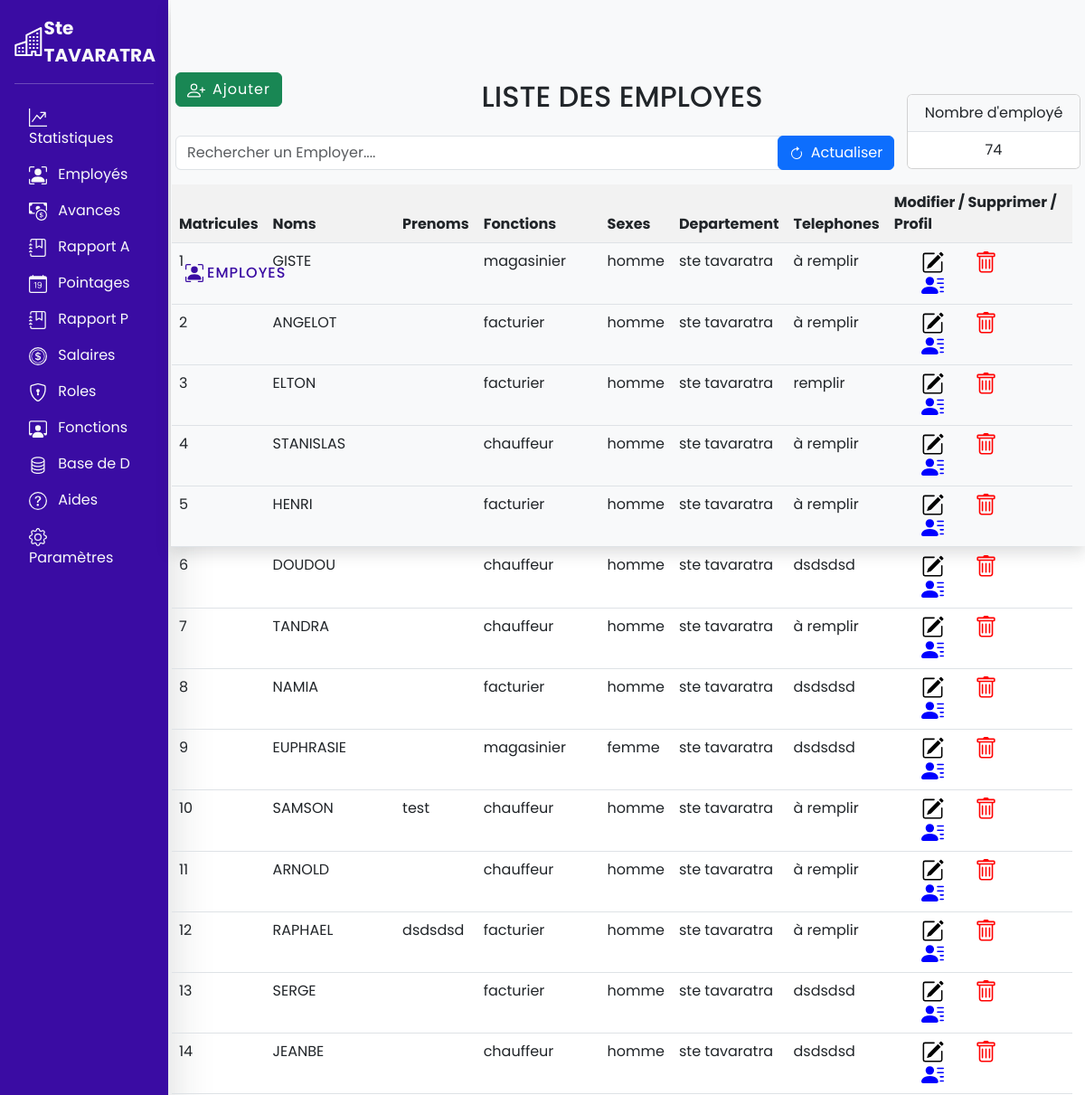
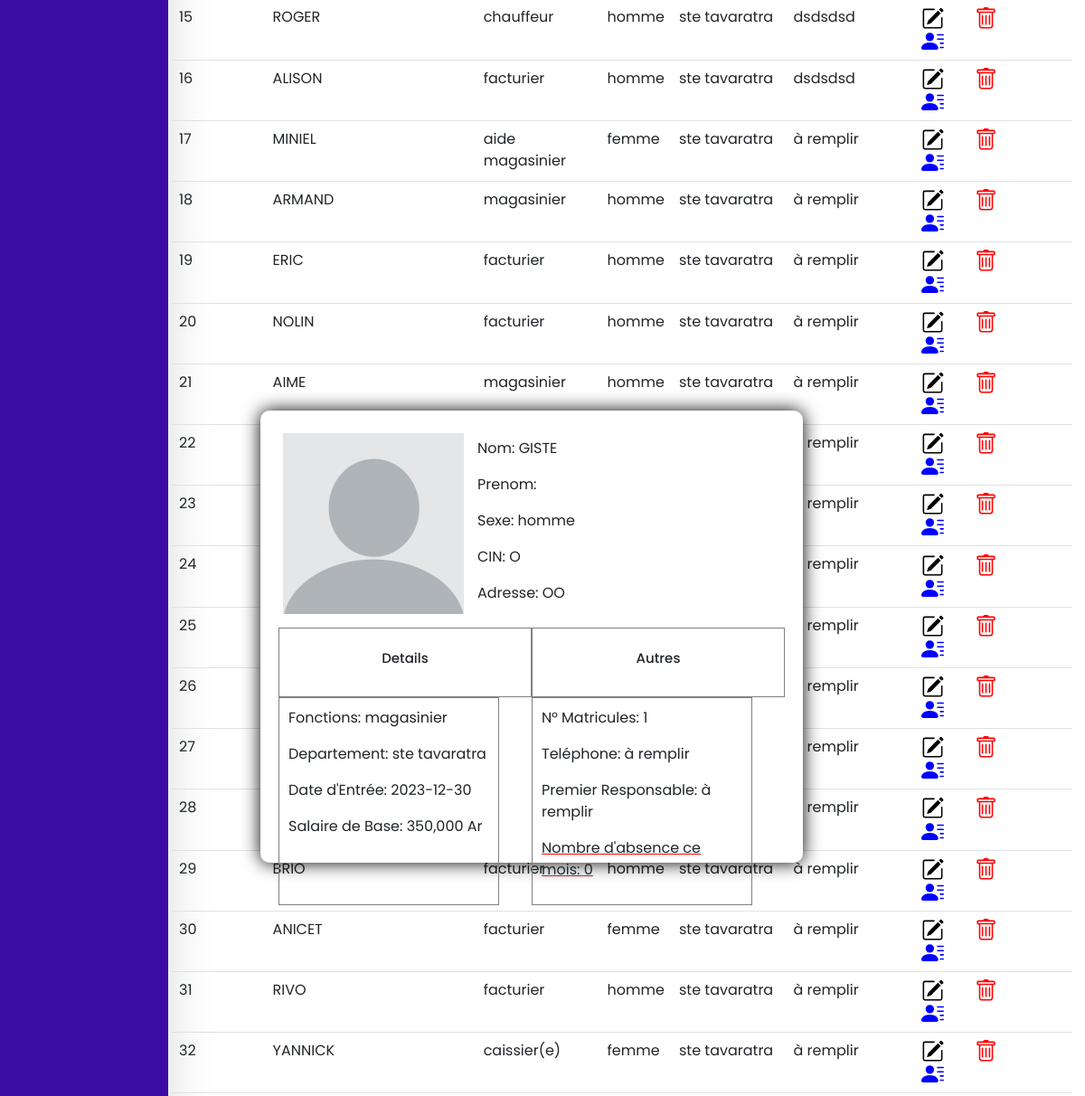
Before: /php/pages/listeemployer.php?worker_id=1 (signed in, upper part) with the older database file (2 pictures, top to bottom).
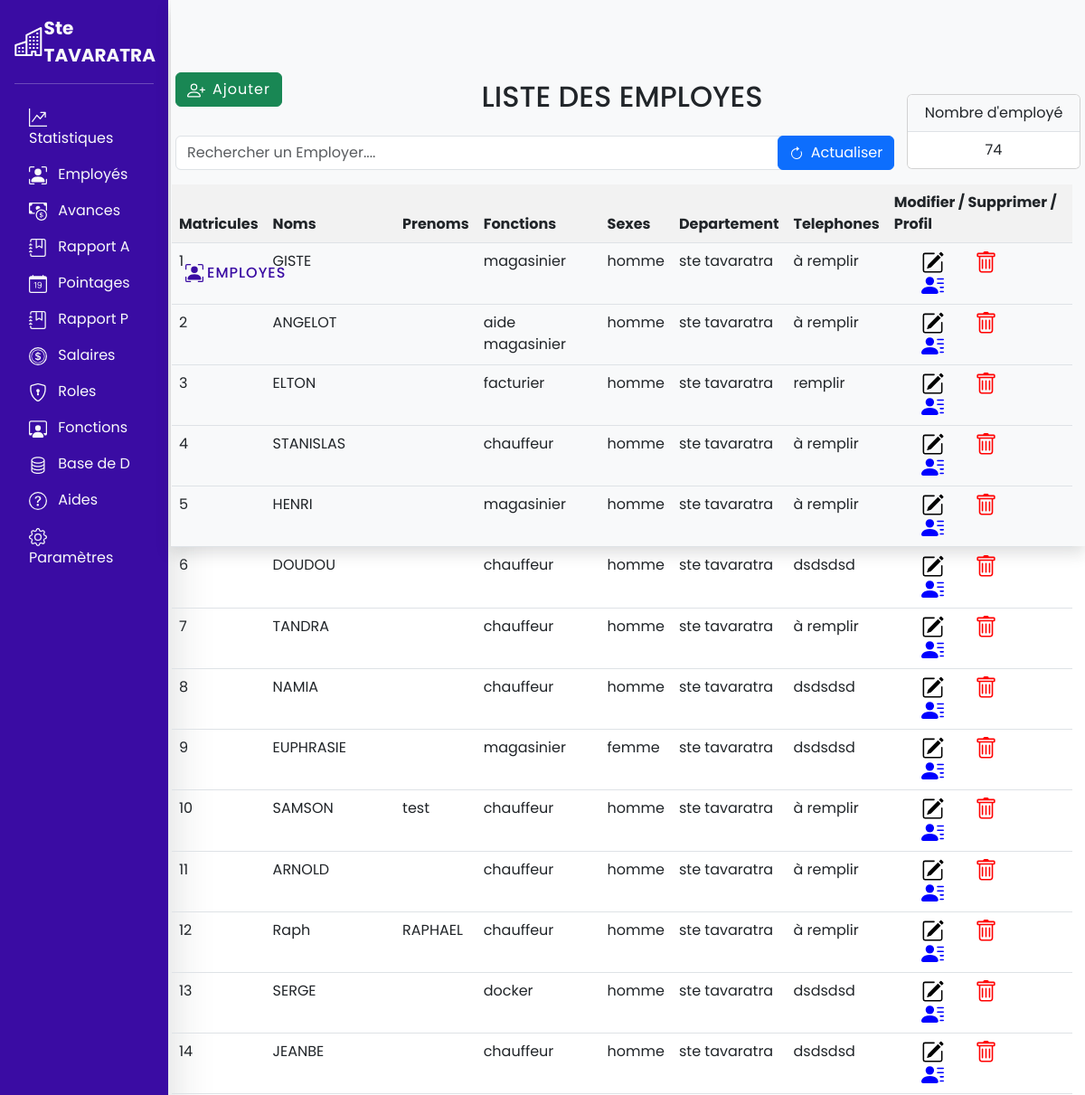
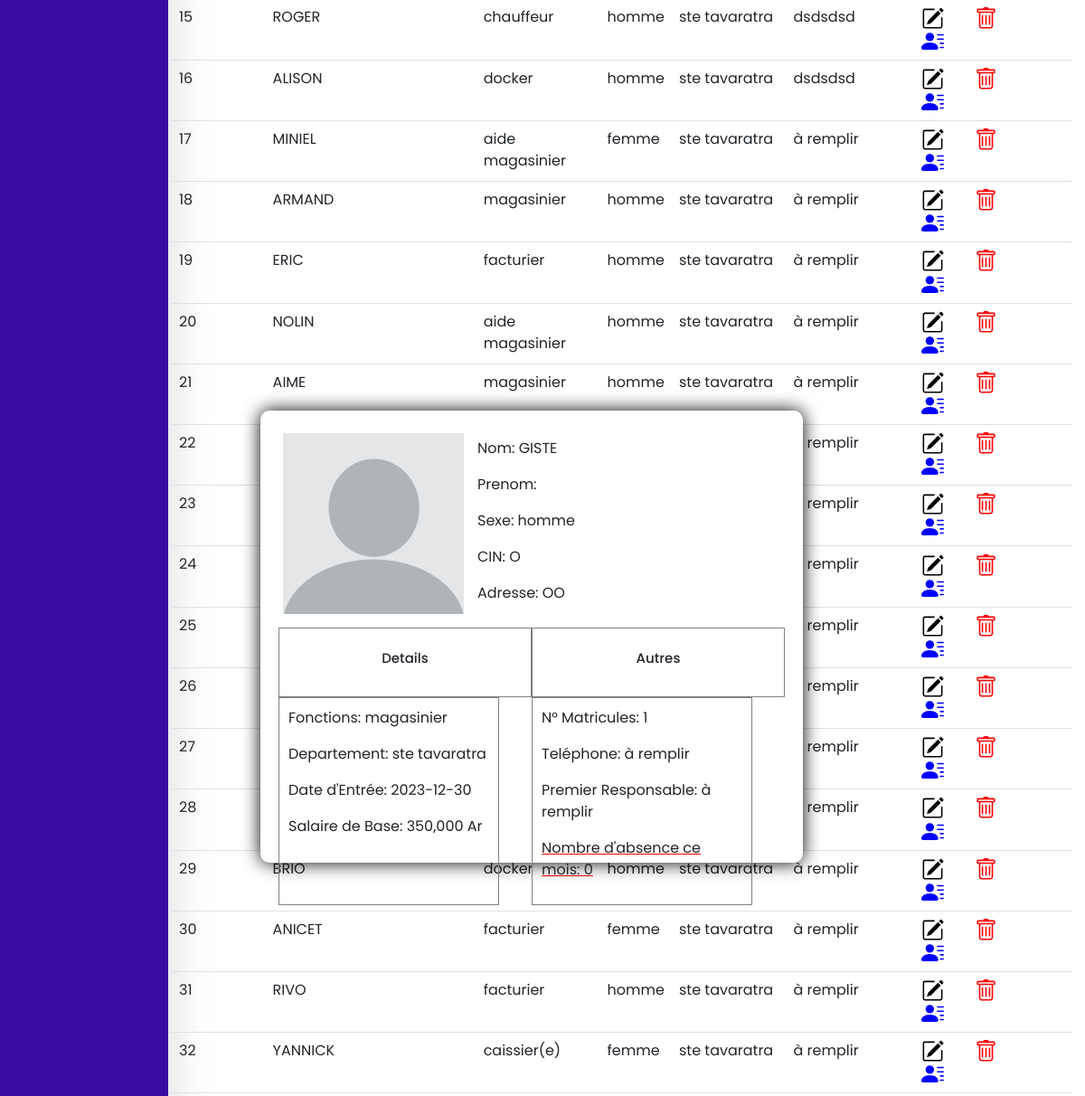
After: the same page with the newer database file (2 pictures, top to bottom).
### tables this page shows
CREATE TABLE `workers` (
  `w_id` int(11) NOT NULL AUTO_INCREMENT,
  `name` varchar(100) NOT NULL,
  `firstname` varchar(100) NOT NULL,
  `id_fonction` varchar(100) NOT NULL,
  `cin` varchar(255) NOT NULL,
  `adresse` varchar(100) NOT NULL,
  `origine` varchar(100) NOT NULL,
  `responsable` varchar(100) NOT NULL,
  `contact` varchar(100) NOT NULL,
  `image` varchar(255) NOT NULL,
  `id_depart` int(255) NOT NULL,
  `date_entree` varchar(100) NOT NULL,
  `sexe` varchar(50) NOT NULL,
  `date_ajout` varchar(50) NOT NULL,
  `salaire_base` int(11) NOT NULL,
  PRIMARY KEY (`w_id`)
);

CREATE TABLE `fonctions` (
  `id` int(11) NOT NULL AUTO_INCREMENT,
  `name_fonction` varchar(50) NOT NULL,
  PRIMARY KEY (`id`)
);

CREATE TABLE `departements` (
  `id` int(11) NOT NULL AUTO_INCREMENT,
  `name_depart` varchar(100) NOT NULL,
  PRIMARY KEY (`id`)
);

### php/class/DynamicLinks.php (called while the page is built, shortened)
<?php
class DynamicLinks {
    private function getPageLink() {
        return substr($_SERVER['PHP_SELF'], 28, strlen($_SERVER['PHP_SELF']));
    }
    public function matchLink($link){
         return false;
    }
}

### php/class/Workers.php (called while the page is built, shortened)
<?php
class Workers
{
    private $host = '127.0.0.1';
    private $db = 'tavaratra';
    private $user = 'root';
    private $pdo = null;
    public function connect()
    {
        return new PDO('mysql:host=' . $this->host . ';dbname=' . $this->db . ';', $this->user, '');
    }
    public function getPdo()
    {
        if ($this->pdo == null) {
            $this->pdo = $this->connect();
        }
        return $this->pdo;
    }
    public function listOfWorker()
    {
        $query = $this->getPdo()
            ->prepare("SELECT * FROM workers JOIN fonctions ON fonctions.id=workers.id_fonction JOIN departements ON departements.id=workers.id_depart");
        $query->execute();
        return $query->fetchAll();
    }
    public function showWorkerInfo()
    {
        if (isset($_GET['worker_id'])) {
            $w_id = $_GET['worker_id'];
            $query = $this->getPdo()
                ->prepare('SELECT * FROM workers JOIN fonctions ON fonctions.id=workers.id_fonction JOIN departements ON departements.id=workers.id_depart WHERE workers.w_id = ?');
            $query->execute([$w_id]);
            return $query->fetch();
        }
    }
    protected function getWorkerId()
    {
        if (isset($_GET['worker_id'])) {
            return $_GET['worker_id'];
        }
    }
        public function getNumberOfWorkers() {
            $query = $this->getPdo()
            ->prepare('SELECT COUNT(w_id) as nbrW FROM workers');
            $query->execute();
            return $query->fetch();
        }
}

### php/class/Pointage.php (called while the page is built, shortened)
<?php
class Pointage extends Workers {
     public function newNbrOfAbsence() {
        $date = date('Y-m');
        $query = Parent::getPdo()
        ->prepare("SELECT nbr_absence FROM absences WHERE id_worker = ? AND date_ab LIKE '{$date}%'");
        $query->execute([Parent::getWorkerId()]);
        if($query->rowCount() > 0){
            return $query->fetch()['nbr_absence'];
        }else {
            return 0;
        }
     }
}

### php/pages/listeemployer.php (the view, shortened to what this page needs)
<?php
require '../class/Workers.php';
require '../class/Pointage.php';
$wrkrs = new Workers();
$ptg = new Pointage();
?>
<!DOCTYPE html>
<html lang="en">
<head>
    <link rel="stylesheet" href="../../assets/css/bootstrap.min.css">
</head>
<body>
    <nav>
        <?php include '../sections/navbars.php' ?>
        <div class="plaque bg-light shadow d-flex align-items-center justify-content-left p-3">
            <h5 class="fs-6 mt-2  c ls">EMPLOYES</h5>
        </div>
        <div id="left-cont" class="container body">
            <h2 class="text-center mt-2">LISTE DES EMPLOYES</h2>
            <div class="p-3 w-75 list">
                <input type="text" class="form-control" placeholder="Rechercher un Employer...." id="searchField">
                <button class="btn btn-primary  refresh"> Actualiser</button>
                <a id="ajouter" href="ajouterunemployer.php" class="btn btn-success ls">Ajouter</a>
            </div>
            <div class="container" style="height: 72.5vh; overflow: auto;" id="table-container">
                <table class="table">
                    <thead>
                        <tr>
                            <th>Matricules</th>
                            <th>Noms</th>
                            <th>Prenoms</th>
                            <th>Fonctions</th>
                            <th>Sexes</th>
                            <th>Departement</th>
                            <th>Telephones</td>
                            <th>Modifier / Supprimer / Profil</th>
                        </tr>
                    </thead>
                    <tbody id="workersList">
                        <?php foreach ($wrkrs->listOfWorker() as $worker): ?>
                            <tr>
                                <td>
                                    <?= $worker['w_id'] ?>
                                </td>
                                <td>
                                    <?= $worker['name'] ?>
                                </td>
                                <td>
                                    <?= $worker['firstname'] ?>
                                </td>
                                <td>
                                    <?= $worker['name_fonction'] ?>
                                </td>
                                <td>
                                    <?= $worker['sexe'] ?>
                                </td>
                                <td>
                                    <?= $worker['name_depart'] ?>
                                </td>
                                <td>
                                    <?= $worker['contact'] ?>
                                </td>
                                <td><a href='modifieremployer.php?worker_id=<?= $worker['w_id'] ?>'></a> <span class="supbtn" onclick="confirmer(<?= $worker['w_id'] ?>)"></span><a href='listeemployer.php?worker_id=<?= $worker['w_id'] ?>'></a>
                                </td>
                            </tr>
                        <?php endforeach ?>
                    </tbody>
                </table>
            </div>
        </div>
        <div class="card text-center" style="width: 12rem;">
            <ul class="list-group list-group-flush">
                <li class="list-group-item bg-light">Nombre d'employé</li>
                <li class="list-group-item">
                    <?= $wrkrs->getNumberOfWorkers()['nbrW'] ?>
                </li>
            </ul>
        </div>
        <?php if (isset($_GET['worker_id'])): ?>
            <div class="popUp">
                <div class="header">
                    <div class="sary">
                        <img src="../images/<?= $wrkrs->showWorkerInfo()['image'] ?>" alt="">
                    </div>
                    <div class="anarana">
                        <p>Nom:
                            <?= $wrkrs->showWorkerInfo()['name'] ?>
                        </p>
                        <p>Prenom:
                        </p>
                        <p>Sexe:
                            <?= $wrkrs->showWorkerInfo()['sexe'] ?>
                        </p>
                        <p>CIN:
                            <?= $wrkrs->showWorkerInfo()['cin'] ?>
                        </p>
                        <p>Adresse:
                            <?= $wrkrs->showWorkerInfo()['adresse'] ?>
                        </p>
                    </div>
                </div>
                <div class="footer">
                    <div class="left-info">
                        <div class="title">
                            <h3>Details</h3>
                        </div>
                        <div class="body">
                            <p>Fonctions:
                                <?= $wrkrs->showWorkerInfo()['name_fonction'] ?>
                            </p>
                            <p>Departement:
                                <?= $wrkrs->showWorkerInfo()['name_depart'] ?>
                            </p>
                            <p>Date d'Entrée:
                                <?= $wrkrs->showWorkerInfo()['date_entree'] ?>
                            </p>
                            <p>Salaire de Base:
                                <?= number_format($wrkrs->showWorkerInfo()['salaire_base']) ?> Ar
                            </p>
                        </div>
                    </div>
                    <div class="right-info">
                        <div class="title">
                            <h3>Autres</h3>
                        </div>
                        <div class="body">
                            <p>N° Matricules:
                                <?= $wrkrs->showWorkerInfo()['w_id'] ?>
                            </p>
                            <p>Teléphone:
                                <?= $wrkrs->showWorkerInfo()['contact'] ?>
                            </p>
                            <p>Premier Responsable:
                                <?= $wrkrs->showWorkerInfo()['responsable'] ?>
                            </p>
                            <p style="text-decoration:underline red;">Nombre d'absence ce mois:
                                <?=$ptg->newNbrOfAbsence()?>
                            </p>
                        </div>
                    </div>
                </div>
            <?php endif ?>
        </div>
</body>
</html>

### php/sections/navbars.php (shortened to what this page needs)
<?php
require '../class/DynamicLinks.php';
$link = new DynamicLinks();
?>
<main >
  <div class="d-flex flex-column flex-shrink-0 p-3  shadow-lg" style="width: 15.5%; height: 100vh;background-color:#3A0CA3;">
    <a href="/" class="d-flex align-items-center mb-3 mb-md-0 me-md-auto link-dark text-decoration-none">
      <span class="fs-5 fw-bold text-light">Ste TAVARATRA</span>
    </a>
    <hr>
    <ul class="nav nav-pills flex-column mb-auto">
      <li class="nav-item">
        <a href="../../index.php" class="nav-link <?php if($link->matchLink(' ')){echo 'active';}else{echo 'link-light';}?>" aria-current="page">
          Statistiques
        </a>
      </li>
      <li>
        <a href="listeemployer.php" class="nav-link <?php if($link->matchLink('listeemployer.php')){echo 'active';}else{echo 'link-light';}?>">
          Employés
        </a>
      </li>
      <li>
        <a href="avance.php" class="nav-link <?php if($link->matchLink('avance.php')){echo 'active';}else{echo 'link-light';}?>">
          Avances
        </a>
      </li>
      <li>
        <a href="afficherAvance.php" class="nav-link <?php if($link->matchLink('afficherAvance.php')){echo 'active';}else{echo 'link-light';}?>">
          Rapport A
        </a>
      </li>
      <li>
        <a href="pointage.php" class="nav-link <?php if($link->matchLink('pointage.php')){echo 'active';}else{echo 'link-light';}?>">
          Pointages
        </a>
      </li>
      <li>
        <a href="afficherPointage.php" class="nav-link <?php if($link->matchLink('afficherPointage.php')){echo 'active';}else{echo 'link-light';}?>">
          Rapport P
        </a>
      </li>
      <li>
        <a href="salaires.php" class="nav-link <?php if($link->matchLink('salaires.php')){echo 'active';}else{echo 'link-light';}?> ">
          Salaires
        </a>
      </li>
      <li>
        <a href="roles.php" class="nav-link <?php if($link->matchLink('roles.php')){echo 'active';}else{echo 'link-light';}?>">
          Roles
        </a>
      </li>
      <li>
        <a href="fonction.php" class="nav-link  <?php if($link->matchLink('fonction.php')){echo 'active';}else{echo 'link-light';}?>">
          Fonctions
        </a>
      </li>
      <li>
        <a href="database.php" class="nav-link <?php if($link->matchLink('database.php')){echo 'active';}else{echo 'link-light';}?>">
          Base de D
        </a>
      </li>
      <li>
        <a href="aides.php" target="__blank" class="nav-link link-light">
          Aides
        </a>
      </li>
      <li>
        <a href="parameter.php" class="nav-link <?php if($link->matchLink('parameter.php')){echo 'active';}else{echo 'link-light';}?>">
          Paramètres
        </a>
      </li>
    </ul>
</main>

### php/sections/font.php (style rules this page uses)
* { font-family: 'Poppins', sans-serif; }

### php/pages/listeemployer.php (style rules this page uses)
#table-container thead th { position: sticky; top: 0; z-index: 100; background-color: hsl(0, 0%, 95%); }
td>a { padding: 0 30px 0 30px; }
.popUp { width: 50%; height: 500px; border: solid; position: absolute; top: 24%; left: 24%; background-color: antiquewhite; z-index: 100; border-radius: 10px; background-color: white; border: none; box-shadow: 0px 0px 20px black; transition: .3s all ease-in-out; display: grid; padding: 20px; grid-template-rows: 1fr 1fr; font-family: system-ui, -apple-system, BlinkMacSystemFont, 'Segoe UI', Roboto, Oxygen, Ubuntu, Cantarell, 'Open Sans', 'Helvetica Neue', sans-serif; }
.header { display: grid; grid-template-columns: 1fr 3fr; }
.anarana { padding: 10px; }
.footer { display: grid; grid-template-columns: 1fr 1fr; border-radius: 5px; }
.footer>div { display: grid; grid-template-rows: 1fr 3fr; }
.footer>div .title { border: solid .1px grey; display: flex; align-items: center; justify-content: center; }
.footer>div .body { border: solid .1px grey; padding: 10px; }
h3 { font-size: 15px; line-height: 10px; }
.sary { width: 100%; height: 100%; padding: 5px; }
.sary img { width: 200px; height: 200px; }
.card { position: absolute; top: 6.5rem; right: 5px; }
#left-cont { position: absolute; top: 5rem; right: -10px; }
body { overflow: hidden; }
.refresh { position: absolute; top: 4.38rem; right: 13.8rem; }
.plaque { width: 84.25%; height: 8.7vh; position: absolute; top: 0; right: 0; }
.ls { letter-spacing: 1px; }
#ajouter { position: absolute; top: 0; }
.c { color: #3A0CA3; }
.body { width:87%; }

### php/sections/navbars.php (style rules this page uses)
hr { color: white; }

Changed rows visible on the page:
changed workers "ANGELOT": id_fonction.name_fonction "facturier" → "aide magasinier"
changed workers "HENRI": id_fonction.name_fonction "facturier" → "magasinier"
changed workers "NAMIA": id_fonction.name_fonction "facturier" → "chauffeur"
changed workers "RAPHAEL": name "RAPHAEL" → "Raph"; firstname "dsdsdsd" → "RAPHAEL"; id_fonction.name_fonction "facturier" → "chauffeur"
changed workers "SERGE": id_fonction.name_fonction "facturier" → "docker"
changed workers "ALISON": id_fonction.name_fonction "facturier" → "docker"
changed workers "NOLIN": id_fonction.name_fonction "facturier" → "aide magasinier"
changed workers "BRIO": id_fonction.name_fonction "facturier" → "docker"
